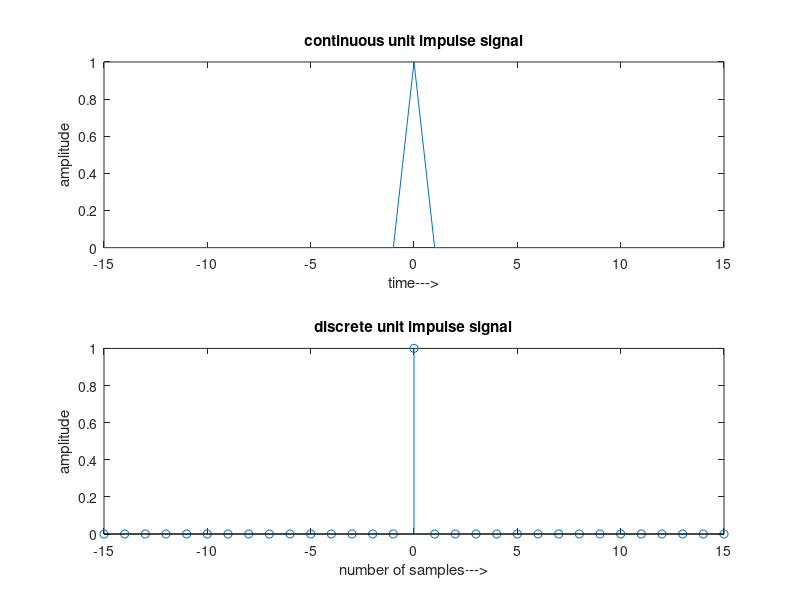

This figure's MATLAB source:
clear all;
close all;
clc;

N=15;
n=-N:1:N;
y=[zeros(1,N),ones(1,1),zeros(1,N)];

subplot(2,1,1);
plot(n,y);
ylabel('amplitude');
xlabel('time--->');
title('continuous unit impulse signal');

subplot(2,1,2);
stem(n,y);
ylabel('amplitude');
xlabel('number of samples--->');
title('discrete unit impulse signal');